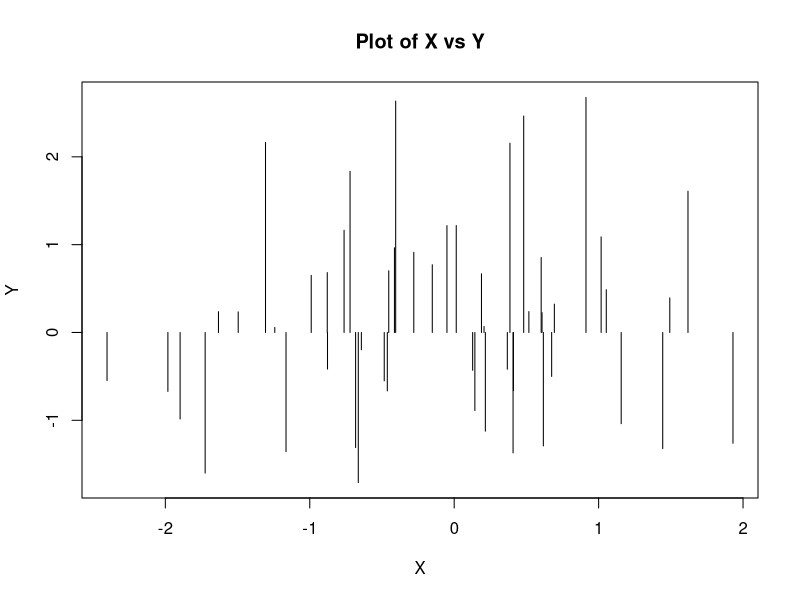

The R source for this figure:
x <- c(1,6,2)
y <- c(1,4,3)
length("helo")
nchar("he")
lengths(c("sds", "sdsd"))
x+y
ls()
rm(x)
ls()
rm(y)
ls()
?matrix

mdat <- matrix(c(1,4,2,5,3,6), nrow=2, ncol=3)
mdat
sqrt(mdat)
?rnorm
x <- rnorm(50)
y <- x + rnorm(50, mean=50, sd = 0.1)
?cor
cor(x, y)

set.seed(3)
z = rnorm(100)
mean(z)
var(z)
sqrt(var(z))
sd(z)

?plot
x=rnorm(50)
y=rnorm(50)
plot(x,y, main="Plot of X vs Y", xlab = "X", ylab = "Y", type = "h")

?seq
seq(from=1, to=10, by=0.2)
seq(from=1, to=10, length.out = 100)
seq(from=-pi, to=pi, length.out = 50)
